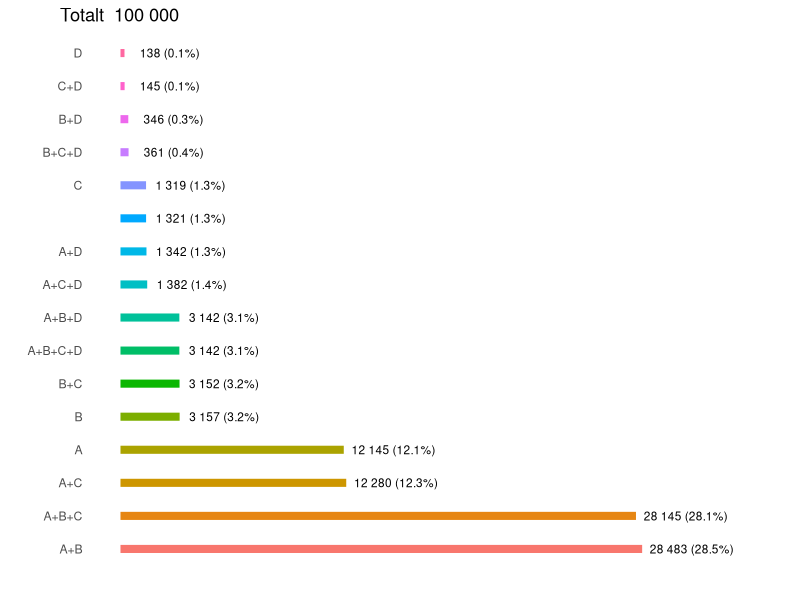

Reproduce this figure in R.
date = "2015-09-03 12:00"
caption_header = "Disjunct combination barchart"
caption = ""


# packages: load and if needed install
pkg <- c("dplyr", "tidyr","ggplot2")
for(i in seq_along(pkg)) {
  if(!require(pkg[i], character.only = TRUE)) {
    install.packages(pkg[i])
    library(pkg[i], character.only = TRUE)
  }
}

set.seed(123)
size <- 100000
d1 <- data_frame(A = rbinom(size, 1, 0.9),
                 B = rbinom(size, 1, 0.7),
                 C = rbinom(size, 1, 0.5),
                 D = rbinom(size, 1, 0.1)
)



# disjunct combinations of groups
d1[] <- lapply(seq_along(d1), function(x) {
  ifelse(d1[,x] == 1, names(d1)[x], "")
})

d1 <-
  d1 %>%
  unite_("d_group", names(d1), sep="+") %>%
  mutate(
    d_group = gsub("\\+{1,}", "\\+", d_group),
    d_group = gsub("^\\+|\\+$", "", d_group)
  ) %>%
  group_by(d_group) %>%
  summarise(n=n()) %>%
  ungroup %>%
  mutate(p = 100 * n/sum(n)) %>%
  arrange(desc(n)) %>%
  mutate(d_group = factor(d_group, levels=d_group))

p <-
  ggplot(d1) + aes(x = d_group, y = p,
                   label=paste0(prettyNum(as.character(n), big.mark=" "),
                                " (", round(p, 1), "%)")) +
  # geom_point(size=3, aes(colour=pension)) +
  geom_bar(stat="identity", aes(colour=d_group, fill=d_group), width=0.2) +
  scale_y_continuous(lim=c(0, 35)) +
  geom_text(hjust=-0.1, size=3) + coord_flip() + ylab("") + xlab("") +
  theme_minimal() +
  theme(panel.grid.minor=element_blank(),
        panel.grid.major=element_blank(),
        legend.position = "none",
        axis.text.x = element_blank(),
        axis.ticks = element_blank(),
        plot.title = element_text(hjust = -0.05, vjust=1)
  ) + ggtitle(paste("Totalt ", prettyNum(as.integer(size), big.mark=" ")))

plot(p)
